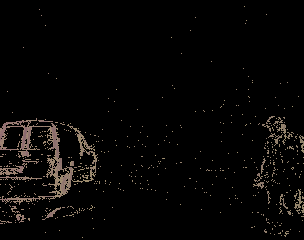
#> input picture isometric_image/reset/img_0.png, 304 x 240 px
$ python process.py reset/img_0.png
#> lines starting #> are read from the running program, lines starting #| are printed output that depends on the picture
#> further down, input_img is the input picture: shape (240, 304, 3); mean B, G, R 5.2, 5.9, 7
from argparse import ArgumentParser
from pathlib import Path

import cv2
import numpy as np
from PIL import Image


def project(angle, mirror, img):
#> called with angle = 30, mirror = False
    height, width = img.shape[:2]
#> height = 240; width = 304

    new_width = int(width * np.cos(angle * np.pi / 180.))
#> new_width = 263
    added_height = int(width * np.sin(angle * np.pi / 180.))
#> added_height = 151
    new_height = height + added_height
#> new_height = 391

    pts_src = np.array([[1, 1],
                        [width, 1],
                        [width, height],
                        [1, height]], dtype=float) - 1
#> pts_src = [[0, 0], [303, 0], [303, 239], [0, 239]]

    pts_dst = np.array([[1, 1],
                        [new_width, added_height],
                        [new_width, new_height],
                        [1, height]], dtype=float) - 1

    projected_img = np.zeros((new_height, new_width, 4), dtype=np.uint8)

    mask = np.zeros((new_height, new_width), dtype=np.uint8)
    cv2.fillConvexPoly(mask, pts_dst.astype(int), 255, 16)
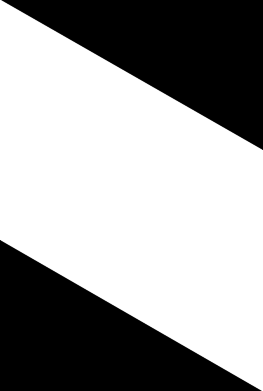
#> mask: shape (391, 263); min 0, max 255, mean 157.2

    projected_img[:, :, 3] = mask

    h = cv2.findHomography(pts_src, pts_dst)[0]
    if not mirror:
        img = img[:, ::-1]
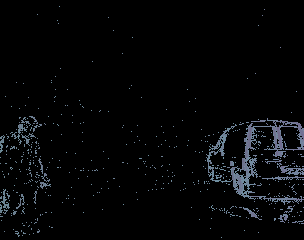
#> img: shape (240, 304, 3); mean of channels 0, 1, 2 7, 5.9, 5.2; drawn as B, G, R

    im_temp = cv2.warpPerspective(img, h, (new_width, new_height))
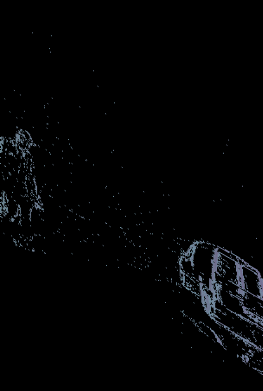
#> im_temp: shape (391, 263, 3); mean of channels 0, 1, 2 4.3, 3.7, 3.2; drawn as B, G, R
    projected_img[:, :, :3] += im_temp
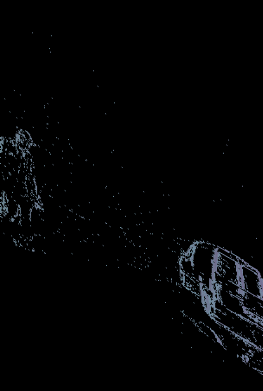
#> projected_img: shape (391, 263, 4); mean of channels 0, 1, 2, 3 4.3, 3.7, 3.2, 157.2; drawn as B, G, R

    if not mirror:
        projected_img = projected_img[:, ::-1]
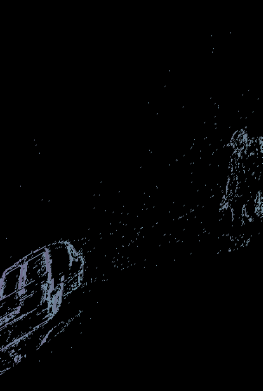
#> projected_img: shape (391, 263, 4); mean of channels 0, 1, 2, 3 4.3, 3.7, 3.2, 157.2; drawn as B, G, R
    return projected_img


if __name__ == '__main__':
    parser = ArgumentParser()
    parser.add_argument('input_img',
                        help='Path for the input image',
                        type=lambda p: Path(p))
    parser.add_argument('-a', '--angle', required=False,
                        help='Angle in degrees to project the image',
                        type=int, default=30)
    parser.add_argument('-m', '--mirror', required=False,
                        help='Horizontally mirror the resulting image',
                        action='store_true')
    parser.add_argument('-o', '--output_img', required=False,
                        help='Path for the output image',
                        type=lambda p: Path(p))
    args = parser.parse_args()

    input_img = cv2.imread(str(args.input_img))
    input_img = cv2.cvtColor(input_img, cv2.COLOR_BGR2RGB)

    if args.output_img:
        output_img = args.output_img
    else:
        output_img = f'projected_{args.angle}_{args.input_img.stem}.png'

    out_img = Image.fromarray(project(args.angle, args.mirror, input_img), 'RGBA')
    out_img.save(output_img)
